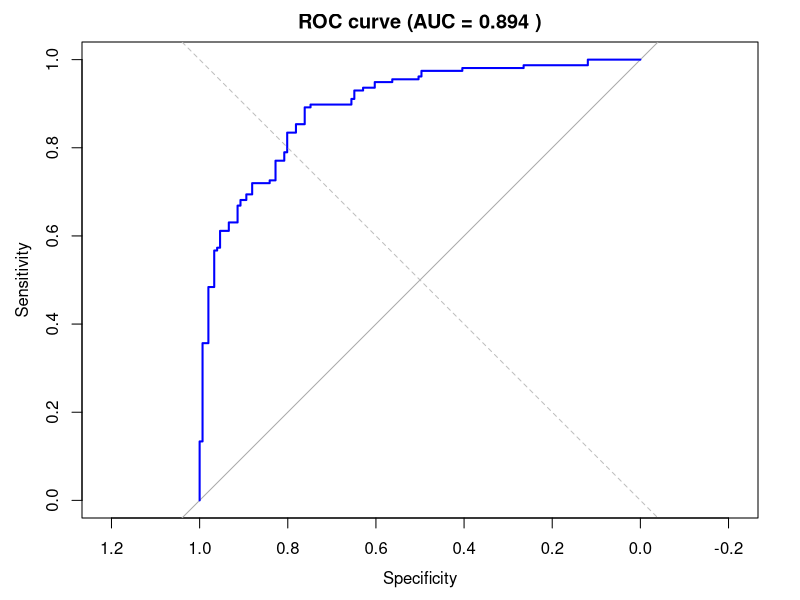

The R source for this figure:
# ==============================================================
# ZADANIE 3  – Regresja logistyczna: przewidywanie choroby serca
# autor: Maciej Burakowski
# --------------------------------------------------------------

# 1) Wczytanie danych i wstępna konwersja -----------------------
df <- read.csv("heart_disease_dataset.csv", stringsAsFactors = FALSE)

#   • Zmienna docelowa: "Disease" (True / False) → factor No/Yes
df$Disease <- factor(df$Disease == "True",
                     levels = c(FALSE, TRUE),
                     labels = c("No", "Yes"))

#   • Płeć jako factor (male / female)
df$Sex <- factor(df$Sex)

#   • Typ bólu w klatce piersiowej (0–3) traktujemy kategorycznie
df$Chest.pain.type <- factor(df$Chest.pain.type)

#   • Ból dławicowy wywołany wysiłkiem (True / False) → factor
df$Exercise.induced.angina <- factor(df$Exercise.induced.angina == "True",
                                     levels = c(FALSE, TRUE),
                                     labels = c("No", "Yes"))

# 2) Podział na zbiór treningowy (70 %) i testowy (30 %) --------
set.seed(42)                                # powtarzalność
idx   <- sample(nrow(df), 0.7 * nrow(df))   # losowe indeksy
train <- df[idx, ]                          # dane treningowe
test  <- df[-idx, ]                         # dane testowe

# 3) Budowa modelu regresji logistycznej -------------------------
model <- glm(
  Disease ~ Age + Sex + Chest.pain.type +
            Resting.blood.pressure + Serum.cholesterol.in.mg.dl +
            Maximum.heart.rate.achieved + Exercise.induced.angina +
            Number.of.major.vessels,
  data   = train,
  family = binomial              # link = "logit" domyślnie
)

# 4) Współczynniki i ilorazy szans -------------------------------
summary(model)                   # tabela β, SE, p-values
OR <- exp(coef(model))           # ilorazy szans = e^β
print(OR)

# 5) Predykcja na zbiorze testowym + metryki ---------------------
p_test <- predict(model, newdata = test, type = "response")      # P(choroba)
pred   <- factor(ifelse(p_test >= 0.5, "Yes", "No"),
                 levels = c("No", "Yes"))
true   <- test$Disease

cm <- table(Predicted = pred, Actual = true)   # confusion matrix
print(cm)

#   Obliczamy podstawowe metryki:
TP <- cm["Yes","Yes"]; TN <- cm["No","No"]
FP <- cm["Yes","No"];  FN <- cm["No","Yes"]

accuracy    <- (TP + TN) / sum(cm)
sensitivity <- TP / (TP + FN)      # recall
specificity <- TN / (TN + FP)
precision   <- TP / (TP + FP)

cat("Accuracy:   ", round(accuracy,    4), "\n")
cat("Sensitivity:", round(sensitivity, 4), "\n")
cat("Specificity:", round(specificity, 4), "\n")
cat("Precision:  ", round(precision,   4), "\n")

# 6) Krzywa ROC i AUC (pakiet pROC) ------------------------------
library(pROC)

roc_obj <- roc(response  = true,
               predictor = p_test,
               levels    = c("No", "Yes"),
               direction = "<")       # większe prawdop. = klasa pozytywna

auc_val <- auc(roc_obj)
cat("AUC:", round(auc_val, 4), "\n")

plot(roc_obj,
     main = paste("ROC curve (AUC =", round(auc_val, 3), ")"),
     col  = "blue", lwd = 2)
abline(0, 1, lty = 2, col = "gray")   # linia losowego klasyfikatora
